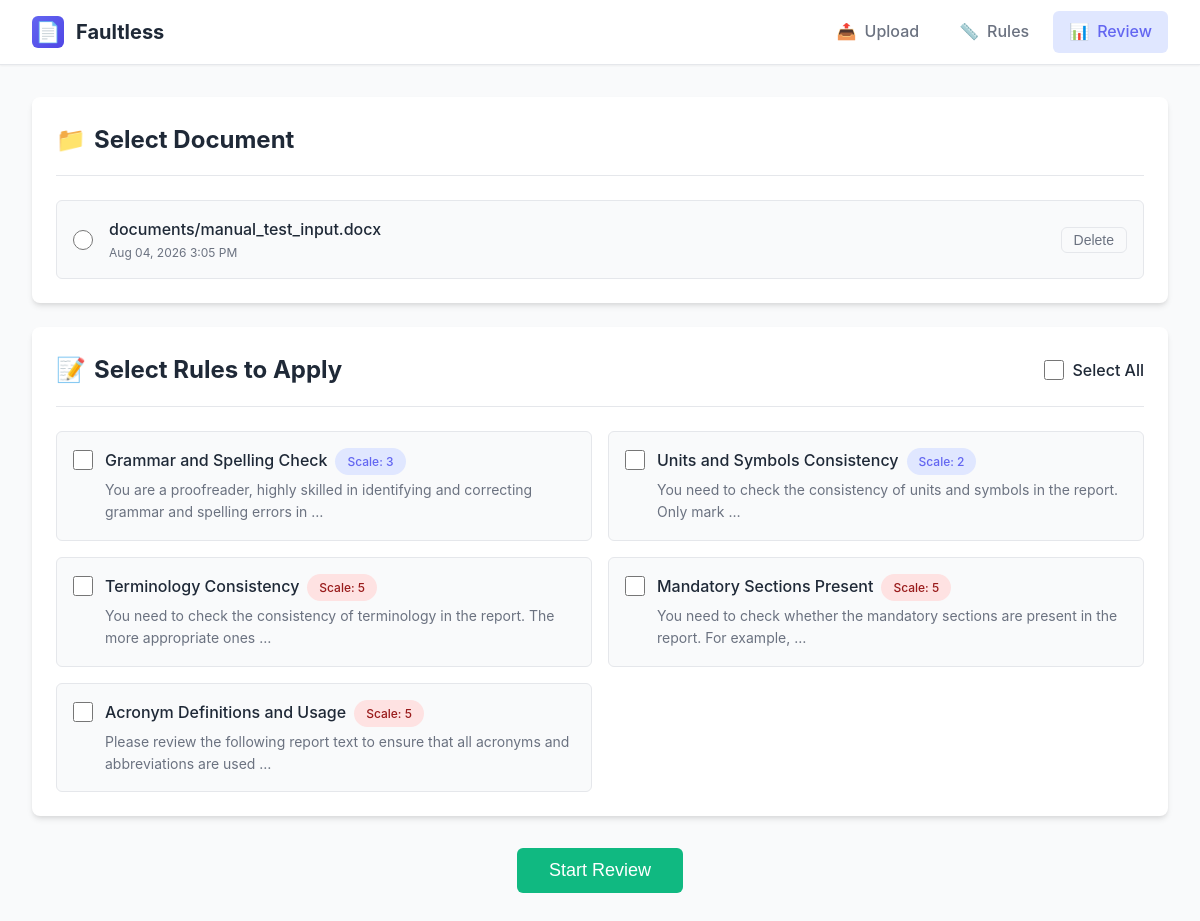
/details, run on the app's committed database.
### faultless/models.py (models this page shows, shortened)
class Document(models.Model):
    file = models.FileField(upload_to="documents/")
    path = models.CharField(max_length=255)
    uploaded_at = models.DateTimeField(auto_now_add=True)

class Rules(models.Model):
    id = models.AutoField(primary_key=True)
    name = models.CharField(max_length=30)
    scale = models.IntegerField()
    description = models.TextField()
    def default_output_format():
        data = {
            'matches': [
                {
                    'error_type': 'error name(only use the name i gave you)',
                    'message': 'simple description of the error and how to correct it',
                    'original': 'the error word or phrase or sentence(depend on different type of error)',
                    'occurrence_index': 'occurrence times of the error',
                },
            ]
        }
        return data
    output_format = models.JSONField(default=default_output_format)

### faultless/views.py (the view, shortened to what this page needs)
# urls.py: path("details", view_details, name="view_details"),
def view_details(request):
    data = Rules.objects.all().values()
    documents = Document.objects.all().order_by("-uploaded_at")
    report = None
    context = {
        "allrules": data,
        "document": documents,
    }
    return render(request, "faultless/details.html", context)

### faultless/templates/faultless/details.html (shortened to what this page needs)
{% load static %}
<!DOCTYPE html>
<html lang="en">
<head>
    <link rel="stylesheet" href="{% static 'css/styles.css' %}">
</head>
<body>
    <nav class="navbar">
        <div class="navbar-content">
            <a href="{% url 'file_manager' %}" class="navbar-brand">
                <div class="navbar-brand-icon">📄</div>
                <span>Faultless</span>
            </a>
            <div class="navbar-nav" id="navbarNav">
                <a href="{% url 'file_manager' %}" class="nav-link">
                    <span>📤</span> Upload
                </a>
                <a href="{% url 'get_rule' %}" class="nav-link">
                    <span>📏</span> Rules
                </a>
                <a href="{% url 'view_details' %}" class="nav-link active">
                    <span>📊</span> Review
                </a>
            </div>
        </div>
    </nav>
    <div class="container">
        <form method="post">
            <div class="card">
                <div class="card-header">
                    <h2 class="card-title">
                        <span>📁</span> Select Document
                    </h2>
                </div>
                <div class="grid grid-cols-1" style="gap: 0.75rem;">
                    {% if document %}
                        {% for d in document %}
                        <div class="file-item">
                            <div class="file-info">
                                <input type="radio" name="select_file" value="{{ d.file.name }}" id="file_{{ d.id }}">
                                <label for="file_{{ d.id }}" class="file-details">
                                    <div class="file-name">{{ d.file.name }}</div>
                                    <div class="file-date">{{ d.uploaded_at|date:"M d, Y g:i A" }}</div>
                                </label>
                            </div>
                            <button type="button" onclick="deleteFile('{{ d.id }}');" class="btn btn-outline" style="padding: 0.25rem 0.75rem;">
                                Delete
                            </button>
                        </div>
                        {% endfor %}
                    {% else %}
                        <div class="alert alert-info">
                            <span>ℹ️</span> No files uploaded yet. Upload a document to get started.
                        </div>
                    {% endif %}
                </div>
            </div>
            <div class="card">
                <div class="card-header" style="display: flex; align-items: center; justify-content: space-between;">
                    <h2 class="card-title">
                        <span>📝</span> Select Rules to Apply
                    </h2>
                    <label style="display: flex; align-items: center; gap: 0.5rem; cursor: pointer;">
                        <input type="checkbox" id="selectAll">
                        <span style="font-weight: 500;">Select All</span>
                    </label>
                </div>
                <div class="grid grid-cols-2" style="gap: 1rem;">
                    {% for rule in allrules %}
                    <div class="rule-card">
                        <input type="checkbox" name="selected_rules" value="{{ rule.id }}" id="rule_{{ rule.id }}" style="margin-top: 0.125rem;">
                        <label for="rule_{{ rule.id }}" class="rule-info">
                            <div class="rule-header">
                                <span class="rule-name">{{ rule.name }}</span>
                                <span class="badge {% if rule.scale >= 4 %}badge-danger{% elif rule.scale >= 2 %}badge-primary{% else %}badge-success{% endif %}">
                                    Scale: {{ rule.scale }}
                                </span>
                            </div>
                            <div class="rule-description">
                                {{ rule.description|truncatewords:15 }}
                            </div>
                        </label>
                    </div>
                    {% endfor %}
                </div>
            </div>
            <div style="display: flex; justify-content: center; margin-top: 2rem;">
                <button type="submit" name="view_details" class="btn btn-success btn-lg">
                    Start Review
                </button>
            </div>
        </form>
    </div>
</body>
</html>

### static/css/styles.css (style rules this page uses)
:root { --primary-color: #6366f1; --primary-hover: #4f46e5; --primary-light: #e0e7ff; --success-color: #10b981; --success-hover: #059669; --danger-color: #ef4444; --danger-hover: #dc2626; --warning-color: #f59e0b; --text-primary: #1f2937; --text-secondary: #6b7280; --bg-primary: #ffffff; --bg-secondary: #f9fafb; --bg-tertiary: #f3f4f6; --border-color: #e5e7eb; --shadow-sm: 0 1px 2px 0 rgba(0, 0, 0, 0.05); --shadow-md: 0 4px 6px -1px rgba(0, 0, 0, 0.1), 0 2px 4px -1px rgba(0, 0, 0, 0.06); --shadow-lg: 0 10px 15px -3px rgba(0, 0, 0, 0.1), 0 4px 6px -2px rgba(0, 0, 0, 0.05); --border-radius: 0.5rem; }
* { margin: 0; padding: 0; box-sizing: border-box; }
body { font-family: -apple-system, BlinkMacSystemFont, 'Segoe UI', Roboto, 'Helvetica Neue', Arial, sans-serif; background-color: var(--bg-secondary); color: var(--text-primary); line-height: 1.6; }
.navbar { background-color: var(--bg-primary); border-bottom: 1px solid var(--border-color); position: sticky; top: 0; z-index: 1000; box-shadow: var(--shadow-sm); }
.navbar-content { max-width: 1280px; margin: 0 auto; padding: 0 2rem; display: flex; justify-content: space-between; align-items: center; height: 4rem; }
.navbar-brand { display: flex; align-items: center; gap: 0.75rem; font-size: 1.25rem; font-weight: 700; color: var(--text-primary); text-decoration: none; }
.navbar-brand-icon { width: 2rem; height: 2rem; background: linear-gradient(135deg, var(--primary-color), var(--primary-hover)); border-radius: 0.375rem; display: flex; align-items: center; justify-content: center; color: white; font-size: 1.25rem; }
.navbar-nav { display: flex; gap: 0.5rem; }
.nav-link { padding: 0.5rem 1rem; border-radius: 0.375rem; color: var(--text-secondary); text-decoration: none; font-weight: 500; transition: all 0.2s; display: flex; align-items: center; gap: 0.5rem; }
.nav-link.active { background-color: var(--primary-light); color: var(--primary-color); }
.container { max-width: 1280px; margin: 0 auto; padding: 2rem; }
.card { background-color: var(--bg-primary); border-radius: var(--border-radius); box-shadow: var(--shadow-md); padding: 1.5rem; margin-bottom: 1.5rem; }
.card-header { margin-bottom: 1.5rem; padding-bottom: 1rem; border-bottom: 1px solid var(--border-color); }
.card-title { font-size: 1.5rem; font-weight: 700; color: var(--text-primary); display: flex; align-items: center; gap: 0.5rem; }
.btn { padding: 0.5rem 1rem; border-radius: 0.375rem; border: none; font-weight: 500; cursor: pointer; transition: all 0.2s; display: inline-flex; align-items: center; gap: 0.5rem; text-decoration: none; font-size: 0.875rem; }
.btn-success { background-color: var(--success-color); color: white; }
.btn-outline { background-color: transparent; border: 1px solid var(--border-color); color: var(--text-secondary); }
.btn-lg { font-size: 1.125rem; padding: 0.75rem 2rem; }
.grid { display: grid; gap: 1.5rem; }
.grid-cols-1 { grid-template-columns: repeat(1, minmax(0, 1fr)); }
.grid-cols-2 { grid-template-columns: repeat(2, minmax(0, 1fr)); }
.badge { display: inline-flex; align-items: center; padding: 0.25rem 0.75rem; border-radius: 9999px; font-size: 0.75rem; font-weight: 500; }
.badge-primary { background-color: var(--primary-light); color: var(--primary-color); }
.badge-danger { background-color: #fee2e2; color: #991b1b; }
.file-item { display: flex; align-items: center; justify-content: space-between; padding: 1rem; border: 1px solid var(--border-color); border-radius: 0.375rem; background-color: var(--bg-secondary); }
.file-info { display: flex; align-items: center; gap: 1rem; }
.file-details { cursor: pointer; }
.file-name { font-weight: 500; }
.file-date { font-size: 0.75rem; color: var(--text-secondary); }
.rule-card { display: flex; align-items: start; gap: 0.75rem; padding: 1rem; border: 1px solid var(--border-color); border-radius: 0.375rem; background-color: var(--bg-secondary); }
.rule-info { cursor: pointer; flex: 1; }
.rule-header { display: flex; align-items: center; gap: 0.5rem; margin-bottom: 0.25rem; }
.rule-name { font-weight: 500; }
.rule-description { font-size: 0.875rem; color: var(--text-secondary); }
input[type="checkbox"], input[type="radio"] { width: 1.25rem; height: 1.25rem; cursor: pointer; }

### data on the page
Document: file.name "documents/manual_test_input.docx", uploaded_at "Aug 04, 2026 3:05 PM"
Rules: name "Grammar and Spelling Check", scale "3", description "You are a proofreader, highly skilled in identifying and correcting grammar and spelling errors in …"
Rules: name "Units and Symbols Consistency", scale "2", description "You need to check the consistency of units and symbols in the report. Only mark …"
Rules: name "Terminology Consistency", scale "5", description "You need to check the consistency of terminology in the report. The more appropriate ones …"
Rules: name "Mandatory Sections Present", scale "5", description "You need to check whether the mandatory sections are present in the report. For example, …"
Rules: name "Acronym Definitions and Usage", scale "5", description "Please review the following report text to ensure that all acronyms and abbreviations are used …"
